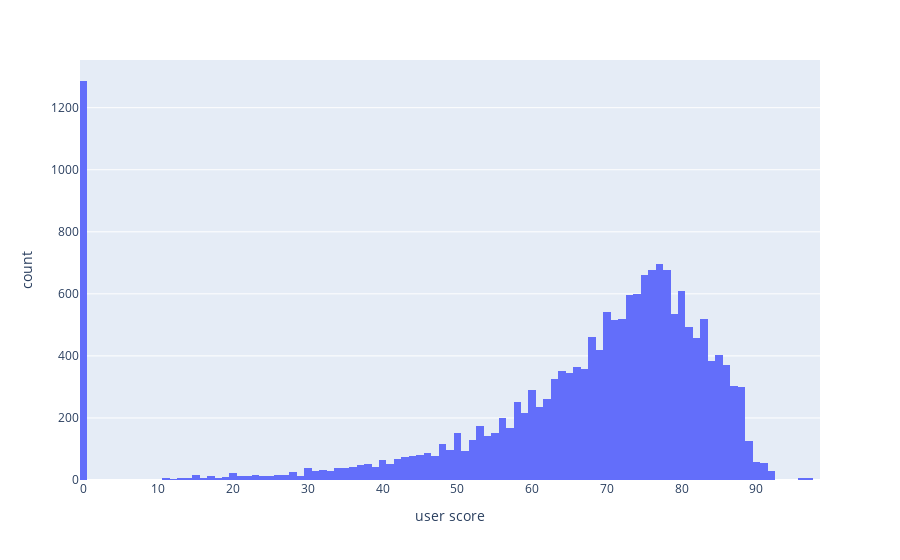

The code cell stored with this chart in its notebook:
### Markdown cell above
First, we plot a histogram to show how all the games performed according the gamers. We see that most of the games are rated between 70-80 and by count, 77 is the most given rating with a count of 696 games.

### Code cell
fig = pyx.histogram(df, x="user score")
fig.show()

### Figure 1 — Plotly figure (JSON) as saved in the notebook; plotly's stock layout.template omitted (floating-point values rounded to 4 significant figures; data arrays with more than 128 entries replaced by an {"elided": "..."} marker saying what was removed)
{"data": [{"alignmentgroup": "True", "bingroup": "x", "hovertemplate": "user score=%{x}<br>count=%{y}<extra></extra>", "legendgroup": "", "marker": {"color": "#636efa", "pattern": {"shape": ""}}, "name": "", "offsetgroup": "", "orientation": "v", "showlegend": false, "type": "histogram", "x": {"elided": "17944 int values"}, "xaxis": "x", "yaxis": "y"}], "layout": {"barmode": "relative", "legend": {"tracegroupgap": 0}, "margin": {"t": 60}, "xaxis": {"anchor": "y", "domain": [0, 1], "title": {"text": "user score"}}, "yaxis": {"anchor": "x", "domain": [0, 1], "title": {"text": "count"}}}}
